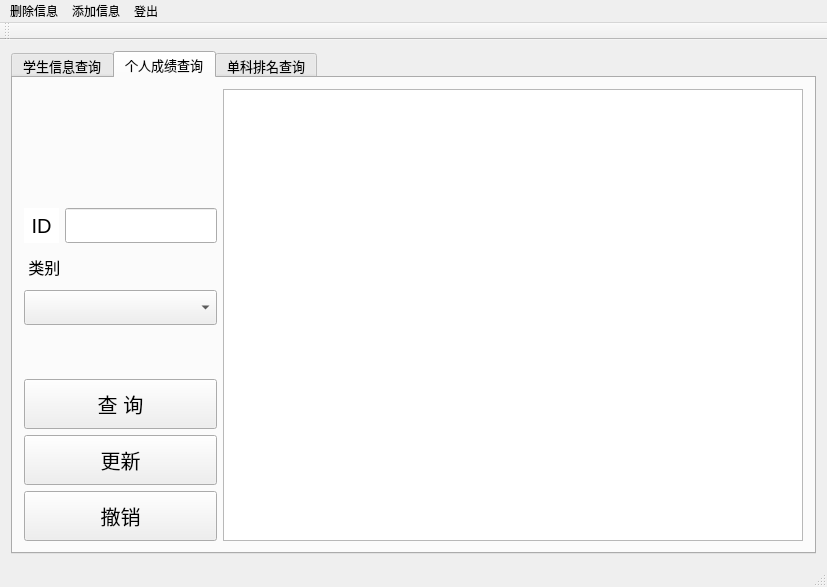
<?xml version="1.0" encoding="UTF-8"?>
<ui version="4.0">
 <class>MainWindow</class>
 <widget class="QMainWindow" name="MainWindow">
  <property name="geometry">
   <rect>
    <x>0</x>
    <y>0</y>
    <width>827</width>
    <height>587</height>
   </rect>
  </property>
  <property name="windowTitle">
   <string>MainWindow</string>
  </property>
  <widget class="QWidget" name="centralWidget">
   <layout class="QHBoxLayout" name="horizontalLayout_13">
    <item>
     <widget class="QTabWidget" name="tabWidget">
      <property name="font">
       <font>
        <family>Microsoft YaHei UI</family>
        <pointsize>10</pointsize>
       </font>
      </property>
      <property name="styleSheet">
       <string notr="true"/>
      </property>
      <property name="currentIndex">
       <number>1</number>
      </property>
      <property name="documentMode">
       <bool>false</bool>
      </property>
      <property name="tabsClosable">
       <bool>false</bool>
      </property>
      <property name="movable">
       <bool>false</bool>
      </property>
      <property name="tabBarAutoHide">
       <bool>false</bool>
      </property>
      <widget class="QWidget" name="page1">
       <property name="font">
        <font>
         <family>Adobe Caslon Pro</family>
         <pointsize>12</pointsize>
        </font>
       </property>
       <attribute name="title">
        <string>学生信息查询</string>
       </attribute>
       <layout class="QVBoxLayout" name="verticalLayout_3">
        <item>
         <layout class="QHBoxLayout" name="horizontalLayout_7" stretch="2,5">
          <item>
           <layout class="QVBoxLayout" name="verticalLayout_2" stretch="10,10,10,10,0,0,0,0">
            <item>
             <layout class="QHBoxLayout" name="horizontalLayout">
              <item>
               <widget class="QCheckBox" name="checkBox">
                <property name="minimumSize">
                 <size>
                  <width>50</width>
                  <height>0</height>
                 </size>
                </property>
                <property name="maximumSize">
                 <size>
                  <width>40</width>
                  <height>30</height>
                 </size>
                </property>
                <property name="font">
                 <font>
                  <family>Microsoft YaHei UI</family>
                  <pointsize>12</pointsize>
                 </font>
                </property>
                <property name="layoutDirection">
                 <enum>Qt::LeftToRight</enum>
                </property>
                <property name="styleSheet">
                 <string notr="true">border-image: \*url();</string>
                </property>
                <property name="text">
                 <string>  ID</string>
                </property>
               </widget>
              </item>
              <item>
               <widget class="QLineEdit" name="lineEdit">
                <property name="minimumSize">
                 <size>
                  <width>0</width>
                  <height>30</height>
                 </size>
                </property>
                <property name="styleSheet">
                 <string notr="true">border-image: \*url();</string>
                </property>
               </widget>
              </item>
             </layout>
            </item>
            <item>
             <layout class="QHBoxLayout" name="horizontalLayout_2">
              <item>
               <widget class="QCheckBox" name="checkBox_2">
                <property name="maximumSize">
                 <size>
                  <width>50</width>
                  <height>30</height>
                 </size>
                </property>
                <property name="font">
                 <font>
                  <family>Microsoft YaHei UI</family>
                 </font>
                </property>
                <property name="styleSheet">
                 <string notr="true"/>
                </property>
                <property name="text">
                 <string>姓名</string>
                </property>
               </widget>
              </item>
              <item>
               <widget class="QLineEdit" name="lineEdit_2">
                <property name="minimumSize">
                 <size>
                  <width>0</width>
                  <height>30</height>
                 </size>
                </property>
                <property name="styleSheet">
                 <string notr="true">border-image: \*url();</string>
                </property>
               </widget>
              </item>
             </layout>
            </item>
            <item>
             <layout class="QHBoxLayout" name="horizontalLayout_3">
              <item>
               <widget class="QLabel" name="type">
                <property name="maximumSize">
                 <size>
                  <width>50</width>
                  <height>30</height>
                 </size>
                </property>
                <property name="font">
                 <font>
                  <family>Microsoft YaHei UI</family>
                 </font>
                </property>
                <property name="text">
                 <string>类别</string>
                </property>
                <property name="alignment">
                 <set>Qt::AlignRight|Qt::AlignTrailing|Qt::AlignVCenter</set>
                </property>
               </widget>
              </item>
              <item>
               <widget class="QComboBox" name="comboBox">
                <property name="minimumSize">
                 <size>
                  <width>0</width>
                  <height>30</height>
                 </size>
                </property>
                <property name="maximumSize">
                 <size>
                  <width>400</width>
                  <height>30</height>
                 </size>
                </property>
                <property name="font">
                 <font>
                  <family>Microsoft YaHei UI</family>
                 </font>
                </property>
                <property name="styleSheet">
                 <string notr="true">border-image: \*url();</string>
                </property>
                <property name="currentText">
                 <string/>
                </property>
                <property name="currentIndex">
                 <number>-1</number>
                </property>
                <item>
                 <property name="text">
                  <string>本科生</string>
                 </property>
                </item>
                <item>
                 <property name="text">
                  <string>研究生</string>
                 </property>
                </item>
                <item>
                 <property name="text">
                  <string>博士生</string>
                 </property>
                </item>
               </widget>
              </item>
             </layout>
            </item>
            <item>
             <layout class="QHBoxLayout" name="horizontalLayout_4">
              <item>
               <widget class="QCheckBox" name="checkBox_4">
                <property name="maximumSize">
                 <size>
                  <width>50</width>
                  <height>30</height>
                 </size>
                </property>
                <property name="font">
                 <font>
                  <family>Microsoft YaHei UI</family>
                  <pointsize>12</pointsize>
                 </font>
                </property>
                <property name="styleSheet">
                 <string notr="true">border-image: \*url();</string>
                </property>
                <property name="text">
                 <string>专业</string>
                </property>
               </widget>
              </item>
              <item>
               <widget class="QLineEdit" name="lineEdit_3">
                <property name="minimumSize">
                 <size>
                  <width>0</width>
                  <height>30</height>
                 </size>
                </property>
                <property name="styleSheet">
                 <string notr="true">border-image: \*url();</string>
                </property>
               </widget>
              </item>
             </layout>
            </item>
            <item>
             <widget class="QPushButton" name="query_p1_search">
              <property name="minimumSize">
               <size>
                <width>0</width>
                <height>50</height>
               </size>
              </property>
              <property name="font">
               <font>
                <family>Microsoft YaHei UI</family>
                <pointsize>15</pointsize>
               </font>
              </property>
              <property name="styleSheet">
               <string notr="true">border-image: \*url();</string>
              </property>
              <property name="text">
               <string>查 询</string>
              </property>
             </widget>
            </item>
            <item>
             <widget class="QPushButton" name="pushButton">
              <property name="minimumSize">
               <size>
                <width>0</width>
                <height>50</height>
               </size>
              </property>
              <property name="font">
               <font>
                <family>Microsoft YaHei UI</family>
                <pointsize>15</pointsize>
               </font>
              </property>
              <property name="text">
               <string>更新</string>
              </property>
             </widget>
            </item>
            <item>
             <widget class="QPushButton" name="pushButton_2">
              <property name="minimumSize">
               <size>
                <width>0</width>
                <height>50</height>
               </size>
              </property>
              <property name="font">
               <font>
                <family>Microsoft YaHei UI</family>
                <pointsize>15</pointsize>
               </font>
              </property>
              <property name="text">
               <string>撤销</string>
              </property>
             </widget>
            </item>
            <item>
             <widget class="QPushButton" name="query_p1_clear">
              <property name="minimumSize">
               <size>
                <width>0</width>
                <height>50</height>
               </size>
              </property>
              <property name="font">
               <font>
                <family>Microsoft YaHei UI</family>
                <pointsize>15</pointsize>
               </font>
              </property>
              <property name="styleSheet">
               <string notr="true">border-image: \*url();</string>
              </property>
              <property name="text">
               <string>清 空</string>
              </property>
             </widget>
            </item>
           </layout>
          </item>
          <item>
           <widget class="QTableView" name="tableView"/>
          </item>
         </layout>
        </item>
       </layout>
      </widget>
      <widget class="QWidget" name="page2">
       <attribute name="title">
        <string>个人成绩查询</string>
       </attribute>
       <layout class="QVBoxLayout" name="verticalLayout_5">
        <item>
         <layout class="QHBoxLayout" name="horizontalLayout_10" stretch="1,3">
          <item>
           <layout class="QVBoxLayout" name="verticalLayout_4" stretch="10,0,0,0,4,4,4,4">
            <item>
             <spacer name="verticalSpacer_3">
              <property name="orientation">
               <enum>Qt::Vertical</enum>
              </property>
              <property name="sizeHint" stdset="0">
               <size>
                <width>20</width>
                <height>40</height>
               </size>
              </property>
             </spacer>
            </item>
            <item>
             <layout class="QHBoxLayout" name="horizontalLayout_5">
              <item>
               <widget class="QLabel" name="label">
                <property name="minimumSize">
                 <size>
                  <width>35</width>
                  <height>0</height>
                 </size>
                </property>
                <property name="font">
                 <font>
                  <pointsize>15</pointsize>
                 </font>
                </property>
                <property name="styleSheet">
                 <string notr="true">background-color:rgb(255, 255, 255)</string>
                </property>
                <property name="text">
                 <string>ID</string>
                </property>
                <property name="alignment">
                 <set>Qt::AlignCenter</set>
                </property>
               </widget>
              </item>
              <item>
               <widget class="QLineEdit" name="lineEdit_4">
                <property name="minimumSize">
                 <size>
                  <width>0</width>
                  <height>35</height>
                 </size>
                </property>
                <property name="styleSheet">
                 <string notr="true">border-image: \*url();</string>
                </property>
               </widget>
              </item>
             </layout>
            </item>
            <item>
             <widget class="QLabel" name="label_4">
              <property name="minimumSize">
               <size>
                <width>0</width>
                <height>35</height>
               </size>
              </property>
              <property name="font">
               <font>
                <pointsize>12</pointsize>
               </font>
              </property>
              <property name="text">
               <string> 类别</string>
              </property>
             </widget>
            </item>
            <item>
             <widget class="QComboBox" name="comboBox_4">
              <property name="minimumSize">
               <size>
                <width>0</width>
                <height>35</height>
               </size>
              </property>
              <property name="font">
               <font>
                <pointsize>12</pointsize>
               </font>
              </property>
              <property name="currentIndex">
               <number>-1</number>
              </property>
              <item>
               <property name="text">
                <string>本科生</string>
               </property>
              </item>
              <item>
               <property name="text">
                <string>研究生</string>
               </property>
              </item>
              <item>
               <property name="text">
                <string>博士生</string>
               </property>
              </item>
             </widget>
            </item>
            <item>
             <spacer name="verticalSpacer_6">
              <property name="orientation">
               <enum>Qt::Vertical</enum>
              </property>
              <property name="sizeHint" stdset="0">
               <size>
                <width>20</width>
                <height>40</height>
               </size>
              </property>
             </spacer>
            </item>
            <item>
             <widget class="QPushButton" name="query_p2_search">
              <property name="minimumSize">
               <size>
                <width>0</width>
                <height>50</height>
               </size>
              </property>
              <property name="font">
               <font>
                <family>Microsoft YaHei UI</family>
                <pointsize>15</pointsize>
               </font>
              </property>
              <property name="styleSheet">
               <string notr="true">border-image: \*url();</string>
              </property>
              <property name="text">
               <string>查 询</string>
              </property>
             </widget>
            </item>
            <item>
             <widget class="QPushButton" name="pushButton_3">
              <property name="minimumSize">
               <size>
                <width>0</width>
                <height>50</height>
               </size>
              </property>
              <property name="font">
               <font>
                <pointsize>15</pointsize>
               </font>
              </property>
              <property name="text">
               <string>更新</string>
              </property>
             </widget>
            </item>
            <item>
             <widget class="QPushButton" name="pushButton_4">
              <property name="minimumSize">
               <size>
                <width>0</width>
                <height>50</height>
               </size>
              </property>
              <property name="font">
               <font>
                <pointsize>15</pointsize>
               </font>
              </property>
              <property name="text">
               <string>撤销</string>
              </property>
             </widget>
            </item>
           </layout>
          </item>
          <item>
           <widget class="QTableView" name="tableView2"/>
          </item>
         </layout>
        </item>
       </layout>
      </widget>
      <widget class="QWidget" name="page3">
       <attribute name="title">
        <string>单科排名查询</string>
       </attribute>
       <layout class="QVBoxLayout" name="verticalLayout_8">
        <item>
         <layout class="QHBoxLayout" name="horizontalLayout_12" stretch="2,5">
          <item>
           <layout class="QVBoxLayout" name="verticalLayout_7" stretch="10,10,5,10,5,0,10,10,10,10,10">
            <item>
             <spacer name="verticalSpacer_4">
              <property name="orientation">
               <enum>Qt::Vertical</enum>
              </property>
              <property name="sizeHint" stdset="0">
               <size>
                <width>20</width>
                <height>40</height>
               </size>
              </property>
             </spacer>
            </item>
            <item>
             <layout class="QHBoxLayout" name="horizontalLayout_9">
              <item>
               <widget class="QLabel" name="label_2">
                <property name="maximumSize">
                 <size>
                  <width>50</width>
                  <height>16777215</height>
                 </size>
                </property>
                <property name="font">
                 <font>
                  <pointsize>12</pointsize>
                 </font>
                </property>
                <property name="text">
                 <string>科目</string>
                </property>
                <property name="alignment">
                 <set>Qt::AlignRight|Qt::AlignTrailing|Qt::AlignVCenter</set>
                </property>
               </widget>
              </item>
              <item>
               <widget class="QComboBox" name="comboBox_3">
                <property name="minimumSize">
                 <size>
                  <width>0</width>
                  <height>35</height>
                 </size>
                </property>
                <property name="maximumSize">
                 <size>
                  <width>400</width>
                  <height>30</height>
                 </size>
                </property>
                <property name="font">
                 <font>
                  <family>Microsoft YaHei UI</family>
                 </font>
                </property>
                <property name="currentText">
                 <string/>
                </property>
                <property name="currentIndex">
                 <number>-1</number>
                </property>
                <item>
                 <property name="text">
                  <string>GPA</string>
                 </property>
                </item>
                <item>
                 <property name="text">
                  <string>Chinese</string>
                 </property>
                </item>
                <item>
                 <property name="text">
                  <string>math</string>
                 </property>
                </item>
                <item>
                 <property name="text">
                  <string>english</string>
                 </property>
                </item>
                <item>
                 <property name="text">
                  <string>philosophy</string>
                 </property>
                </item>
                <item>
                 <property name="text">
                  <string>biology</string>
                 </property>
                </item>
               </widget>
              </item>
             </layout>
            </item>
            <item>
             <spacer name="verticalSpacer_7">
              <property name="orientation">
               <enum>Qt::Vertical</enum>
              </property>
              <property name="sizeHint" stdset="0">
               <size>
                <width>20</width>
                <height>40</height>
               </size>
              </property>
             </spacer>
            </item>
            <item>
             <layout class="QHBoxLayout" name="horizontalLayout_6">
              <item>
               <widget class="QLabel" name="type3">
                <property name="maximumSize">
                 <size>
                  <width>50</width>
                  <height>30</height>
                 </size>
                </property>
                <property name="font">
                 <font>
                  <pointsize>12</pointsize>
                 </font>
                </property>
                <property name="text">
                 <string>类别</string>
                </property>
                <property name="alignment">
                 <set>Qt::AlignRight|Qt::AlignTrailing|Qt::AlignVCenter</set>
                </property>
               </widget>
              </item>
              <item>
               <widget class="QComboBox" name="comboBox_2">
                <property name="minimumSize">
                 <size>
                  <width>0</width>
                  <height>35</height>
                 </size>
                </property>
                <property name="maximumSize">
                 <size>
                  <width>400</width>
                  <height>30</height>
                 </size>
                </property>
                <property name="font">
                 <font>
                  <family>Microsoft YaHei UI</family>
                 </font>
                </property>
                <property name="currentIndex">
                 <number>-1</number>
                </property>
                <item>
                 <property name="text">
                  <string>本科生</string>
                 </property>
                </item>
                <item>
                 <property name="text">
                  <string>研究生</string>
                 </property>
                </item>
                <item>
                 <property name="text">
                  <string>博士生</string>
                 </property>
                </item>
               </widget>
              </item>
             </layout>
            </item>
            <item>
             <spacer name="verticalSpacer_8">
              <property name="orientation">
               <enum>Qt::Vertical</enum>
              </property>
              <property name="sizeHint" stdset="0">
               <size>
                <width>20</width>
                <height>40</height>
               </size>
              </property>
             </spacer>
            </item>
            <item>
             <layout class="QHBoxLayout" name="horizontalLayout_8"/>
            </item>
            <item>
             <spacer name="verticalSpacer_5">
              <property name="orientation">
               <enum>Qt::Vertical</enum>
              </property>
              <property name="sizeHint" stdset="0">
               <size>
                <width>20</width>
                <height>40</height>
               </size>
              </property>
             </spacer>
            </item>
            <item>
             <layout class="QVBoxLayout" name="verticalLayout_6">
              <item>
               <widget class="QLabel" name="label_3">
                <property name="font">
                 <font>
                  <pointsize>15</pointsize>
                 </font>
                </property>
                <property name="text">
                 <string>只取前：</string>
                </property>
               </widget>
              </item>
              <item>
               <layout class="QHBoxLayout" name="horizontalLayout_11">
                <item>
                 <widget class="QLineEdit" name="lineEdit_5">
                  <property name="minimumSize">
                   <size>
                    <width>0</width>
                    <height>35</height>
                   </size>
                  </property>
                 </widget>
                </item>
                <item>
                 <widget class="QCheckBox" name="checkBox_6">
                  <property name="font">
                   <font>
                    <pointsize>12</pointsize>
                   </font>
                  </property>
                  <property name="text">
                   <string>升序</string>
                  </property>
                 </widget>
                </item>
               </layout>
              </item>
             </layout>
            </item>
            <item>
             <spacer name="verticalSpacer">
              <property name="orientation">
               <enum>Qt::Vertical</enum>
              </property>
              <property name="sizeHint" stdset="0">
               <size>
                <width>20</width>
                <height>40</height>
               </size>
              </property>
             </spacer>
            </item>
            <item>
             <widget class="QPushButton" name="query_p3_search">
              <property name="minimumSize">
               <size>
                <width>0</width>
                <height>50</height>
               </size>
              </property>
              <property name="font">
               <font>
                <family>Microsoft YaHei UI</family>
                <pointsize>15</pointsize>
               </font>
              </property>
              <property name="text">
               <string>查 询</string>
              </property>
             </widget>
            </item>
            <item>
             <widget class="QPushButton" name="query_p3_clear">
              <property name="minimumSize">
               <size>
                <width>0</width>
                <height>50</height>
               </size>
              </property>
              <property name="font">
               <font>
                <family>Microsoft YaHei UI</family>
                <pointsize>15</pointsize>
               </font>
              </property>
              <property name="text">
               <string>清 空</string>
              </property>
             </widget>
            </item>
           </layout>
          </item>
          <item>
           <widget class="QTableView" name="tableView3"/>
          </item>
         </layout>
        </item>
       </layout>
      </widget>
     </widget>
    </item>
   </layout>
  </widget>
  <widget class="QMenuBar" name="menuBar">
   <property name="geometry">
    <rect>
     <x>0</x>
     <y>0</y>
     <width>827</width>
     <height>23</height>
    </rect>
   </property>
   <widget class="QMenu" name="menu">
    <property name="title">
     <string>删除信息</string>
    </property>
    <addaction name="del1"/>
    <addaction name="del2"/>
   </widget>
   <widget class="QMenu" name="menu_2">
    <property name="title">
     <string>添加信息</string>
    </property>
    <addaction name="ins1"/>
    <addaction name="ins2"/>
   </widget>
   <widget class="QMenu" name="menu_3">
    <property name="title">
     <string>登出</string>
    </property>
    <addaction name="signout"/>
   </widget>
   <addaction name="menu"/>
   <addaction name="menu_2"/>
   <addaction name="menu_3"/>
  </widget>
  <widget class="QToolBar" name="mainToolBar">
   <attribute name="toolBarArea">
    <enum>TopToolBarArea</enum>
   </attribute>
   <attribute name="toolBarBreak">
    <bool>false</bool>
   </attribute>
  </widget>
  <widget class="QStatusBar" name="statusBar"/>
  <action name="del1">
   <property name="text">
    <string>学生信息删除</string>
   </property>
   <property name="shortcut">
    <string>Ctrl+D</string>
   </property>
  </action>
  <action name="del2">
   <property name="text">
    <string>个人信息删除</string>
   </property>
  </action>
  <action name="ins1">
   <property name="text">
    <string>添加学生信息</string>
   </property>
   <property name="shortcut">
    <string>Ctrl+I</string>
   </property>
  </action>
  <action name="ins2">
   <property name="text">
    <string>添加个人成绩</string>
   </property>
  </action>
  <action name="signout">
   <property name="text">
    <string>管理员登出</string>
   </property>
  </action>
 </widget>
 <layoutdefault spacing="6" margin="11"/>
 <resources/>
 <connections/>
</ui>
